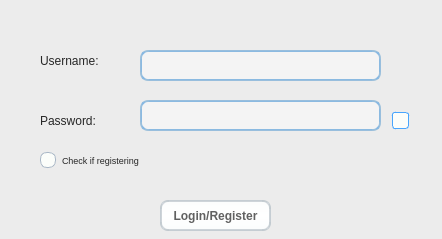
<?xml version="1.0" encoding="UTF-8"?>
<ui version="4.0">
 <class>MainWindow</class>
 <widget class="QMainWindow" name="MainWindow">
  <property name="windowModality">
   <enum>Qt::ApplicationModal</enum>
  </property>
  <property name="enabled">
   <bool>true</bool>
  </property>
  <property name="geometry">
   <rect>
    <x>0</x>
    <y>0</y>
    <width>442</width>
    <height>239</height>
   </rect>
  </property>
  <property name="windowTitle">
   <string>Login/Registration</string>
  </property>
  <property name="styleSheet">
   <string notr="true">QMainWindow {
    background-color:#ececec;
}</string>
  </property>
  <property name="tabShape">
   <enum>QTabWidget::Rounded</enum>
  </property>
  <widget class="QWidget" name="centralwidget">
   <widget class="QLabel" name="label">
    <property name="geometry">
     <rect>
      <x>40</x>
      <y>40</y>
      <width>91</width>
      <height>41</height>
     </rect>
    </property>
    <property name="font">
     <font>
      <family>Microsoft JhengHei UI</family>
      <pointsize>9</pointsize>
      <weight>50</weight>
      <bold>false</bold>
     </font>
    </property>
    <property name="styleSheet">
     <string notr="true">color: #272727;</string>
    </property>
    <property name="text">
     <string>Username:</string>
    </property>
   </widget>
   <widget class="QLabel" name="label_2">
    <property name="geometry">
     <rect>
      <x>40</x>
      <y>100</y>
      <width>91</width>
      <height>41</height>
     </rect>
    </property>
    <property name="font">
     <font>
      <family>Microsoft JhengHei UI</family>
      <pointsize>9</pointsize>
      <weight>50</weight>
      <bold>false</bold>
     </font>
    </property>
    <property name="styleSheet">
     <string notr="true">color: #272727;</string>
    </property>
    <property name="text">
     <string>Password:</string>
    </property>
   </widget>
   <widget class="QLineEdit" name="user_txtbox">
    <property name="geometry">
     <rect>
      <x>140</x>
      <y>50</y>
      <width>241</width>
      <height>31</height>
     </rect>
    </property>
    <property name="styleSheet">
     <string notr="true">border-width: 2px;
    border-radius: 8px;
    border-style: solid;
    border-top-color: qlineargradient(spread:pad, x1:0.5, y1:1, x2:0.5, y2:0, stop:0 #85b7e3, stop:1 #9ec1db);
    border-right-color: qlineargradient(spread:pad, x1:0, y1:0, x2:1, y2:0, stop:0 #85b7e3, stop:1 #9ec1db);
    border-bottom-color: qlineargradient(spread:pad, x1:0.5, y1:0, x2:0.5, y2:1, stop:0 #85b7e3, stop:1 #9ec1db);
    border-left-color: qlineargradient(spread:pad, x1:1, y1:0, x2:0, y2:0, stop:0 #85b7e3, stop:1 #9ec1db);
    background-color: #f4f4f4;
    color: #3d3d3d;</string>
    </property>
   </widget>
   <widget class="QLineEdit" name="pwd_textbox">
    <property name="geometry">
     <rect>
      <x>140</x>
      <y>100</y>
      <width>241</width>
      <height>31</height>
     </rect>
    </property>
    <property name="styleSheet">
     <string notr="true">border-width: 2px;
    border-radius: 8px;
    border-style: solid;
    border-top-color: qlineargradient(spread:pad, x1:0.5, y1:1, x2:0.5, y2:0, stop:0 #85b7e3, stop:1 #9ec1db);
    border-right-color: qlineargradient(spread:pad, x1:0, y1:0, x2:1, y2:0, stop:0 #85b7e3, stop:1 #9ec1db);
    border-bottom-color: qlineargradient(spread:pad, x1:0.5, y1:0, x2:0.5, y2:1, stop:0 #85b7e3, stop:1 #9ec1db);
    border-left-color: qlineargradient(spread:pad, x1:1, y1:0, x2:0, y2:0, stop:0 #85b7e3, stop:1 #9ec1db);
    background-color: #f4f4f4;
    color: #3d3d3d;</string>
    </property>
   </widget>
   <widget class="QPushButton" name="login_register_btn">
    <property name="geometry">
     <rect>
      <x>160</x>
      <y>200</y>
      <width>111</width>
      <height>31</height>
     </rect>
    </property>
    <property name="styleSheet">
     <string notr="true">QPushButton
{
    padding: 0 5px 0 5px;
    border-style: solid;
    border-top-color: qlineargradient(spread:pad, x1:0, y1:0, x2:0, y2:1, stop:0 #c1c9cf, stop:1 #d2d8dd);
    border-right-color: qlineargradient(spread:pad, x1:1, y1:0, x2:0, y2:0, stop:0 #c1c9cf, stop:1 #d2d8dd);
    border-bottom-color: qlineargradient(spread:pad, x1:0, y1:1, x2:0, y2:0, stop:0 #c1c9cf, stop:1 #d2d8dd);
    border-left-color: qlineargradient(spread:pad, x1:0, y1:0, x2:1, y2:0, stop:0 #c1c9cf, stop:1 #d2d8dd);
    border-width: 2px;
    border-radius: 8px;
    color: #616161;
    font-weight: bold;
    background-color: qlineargradient(spread:pad, x1:0.5, y1:0, x2:0.5, y2:1, stop:0 #fbfdfd, stop:0.5 #ffffff, stop:1 #fbfdfd);
}

QPushButton::default
{
    border: 2px solid transparent;
    color: #FFFFFF;
    background-color: qlineargradient(spread:pad, x1:0.5, y1:0, x2:0.5, y2:1, stop:0 #84afe5, stop:1 #1168e4);
}

QPushButton:hover
{
    color: #3d3d3d;
}

QPushButton:pressed
{
    color: #aeaeae;
    background-color: qlineargradient(spread:pad, x1:0.5, y1:0, x2:0.5, y2:1, stop:0 #ffffff, stop:0.5 #fbfdfd, stop:1 #ffffff);
}</string>
    </property>
    <property name="text">
     <string>Login/Register</string>
    </property>
   </widget>
   <widget class="QRadioButton" name="radioButton">
    <property name="geometry">
     <rect>
      <x>40</x>
      <y>150</y>
      <width>141</width>
      <height>20</height>
     </rect>
    </property>
    <property name="font">
     <font>
      <family>Microsoft JhengHei UI</family>
      <pointsize>7</pointsize>
     </font>
    </property>
    <property name="styleSheet">
     <string notr="true">QRadioButton 
{
    color: #272727;
}

QRadioButton:disabled 
{
    color: #808086;
    padding: 2px;
}

QRadioButton::indicator {
    height: 14px;
    width: 14px;
    border-style:solid;
    border-radius:7px;
    border-width: 1px;
}
QRadioButton::indicator:checked {
    border-color: #48a5fd;
    background-color: qradialgradient(cx:0.5, cy:0.5, radius:0.4,fx:0.5, fy:0.5, stop:0 #ffffff, stop:0.5 #ffffff, stop:0.6 #48a5fd, stop:1 #48a5fd);
}
QRadioButton::indicator:!checked {
    border-color: #a9b7c6;
    background-color: #fbfdfa;
}</string>
    </property>
    <property name="text">
     <string>Check if registering</string>
    </property>
   </widget>
   <widget class="QCheckBox" name="checkBox">
    <property name="geometry">
     <rect>
      <x>390</x>
      <y>110</y>
      <width>81</width>
      <height>20</height>
     </rect>
    </property>
    <property name="styleSheet">
     <string notr="true">QCheckBox
{
    color: #272727;
}
QCheckBox {
    padding: 2px;
}
QCheckBox:disabled{
    color: #808086;
    padding: 2px;
}

QCheckBox:hover {
    border-radius:4px;
    border-style:solid;
    padding-left: 1px;
    padding-right: 1px;
    padding-bottom: 1px;
    padding-top: 1px;
    border-width:1px;
    border-color: transparent;
}
QCheckBox::indicator:checked {
    image: url(/usr/share/icons/Adwaita/16x16/actions/object-select-symbolic.symbolic.png);
    height: 15px;
    width: 15px;
    border-style:solid;
    border-width: 1px;
    border-color: #48a5fd;
    color: #ffffff;
    border-radius: 3px;
    background-color: qlineargradient(spread:pad, x1:0, y1:0, x2:0, y2:1, stop:0 #48a5fd, stop:0.5 #329cfb, stop:1 #48a5fd);
}
QCheckBox::indicator:unchecked {
    
    height: 15px;
    width: 15px;
    border-style:solid;
    border-width: 1px;
    border-color: #48a5fd;
    border-radius: 3px;
    background-color: #fbfdfa;
}</string>
    </property>
    <property name="text">
     <string/>
    </property>
   </widget>
  </widget>
 </widget>
 <resources/>
 <connections/>
</ui>
